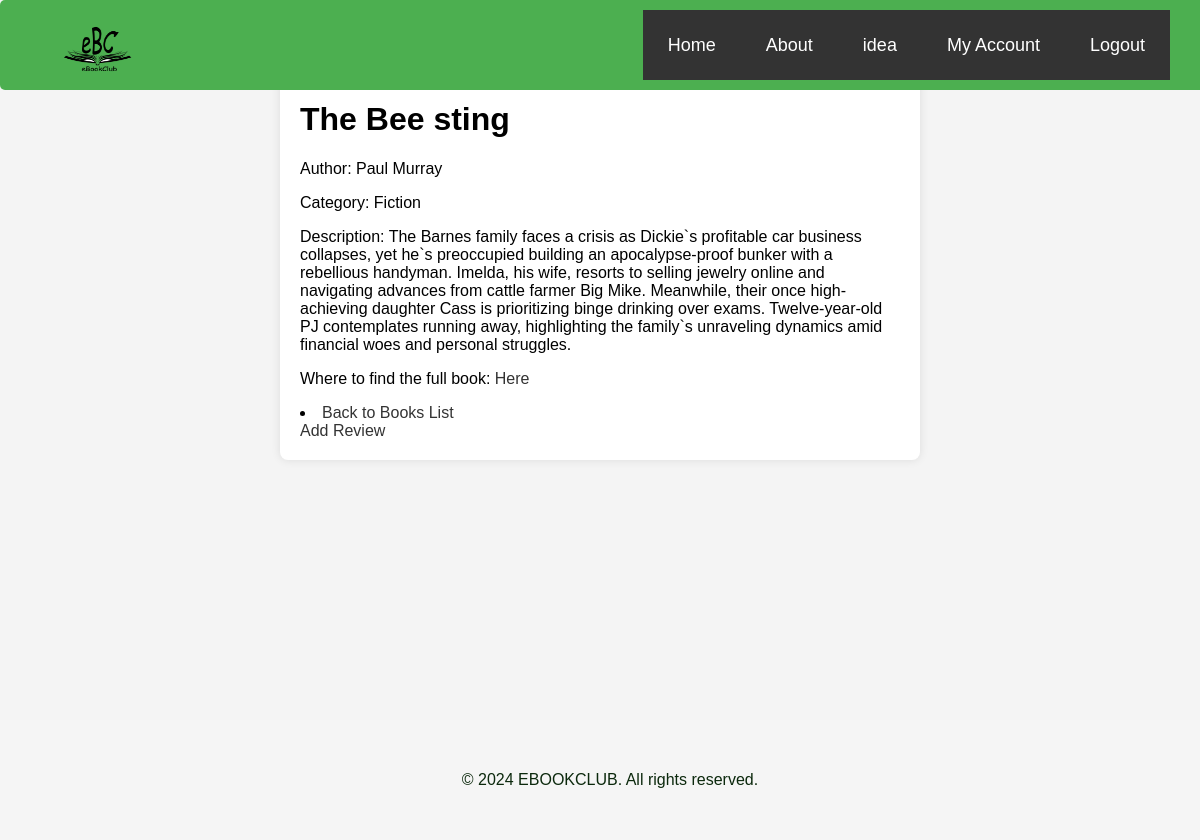
/single_book/8, run on the app's committed database.
### web_site/models/Books_model.py (models this page shows)
class Books(db.Model):
    id = db.Column(db.Integer, primary_key=True, unique=True)
    title = db.Column(db.String(128))
    Author = db.Column(db.String(128))
    Catergory_name = db.Column(db.String(128), nullable=False)
    category_id = db.Column(db.Integer, db.ForeignKey('category.id'), nullable=False)
    Book_description = db.Column(db.String(1024), nullable=False)
    ref_link = db.Column(db.String(128), nullable=True)

### web_site/views/app_views.py (the view)
@app_views.route('/single_book/<int:book_id>', strict_slashes=False)
def single_book(book_id):
    book = Books.query.get(book_id)
    if book:
        return render_template('single_book.html', book=book, book_id=book.id)
    else:
        return ('NOT FOUND'), 404

### web_site/templates/single_book.html
 {% extends "layout.html" %}
 {% block body %}
    <nav>
    <img src="eBookClub/images/Ebooklogo.png" class="logo ebook-logo">
        <ul>
            <li><a href="#">Home</a><li>
            <li><a href="#">About</a><li>
            <li><a href="#">idea</a><li>
            <li><a href="#">My Account</a><li>
            <li><a href="#">Logout</a><li>
        </ul>
    </nav>
    <div class="book-details">
        <h1>{{ book.title }}</h1>
        <p>Author: {{ book.Author }}</p>
        <p>Category: {{ book.Catergory_name }}</p>
        <p>Description: {{ book.Book_description }}</p>
        <p> Where to find the full book: <a href="{{book.ref_link}}">Here</a></p>
        <li><a href="{{ url_for('app_views.books') }}">Back to Books List</a></li>
        <a href="{{ url_for('app_views.review', book_id=book.id) }}">Add Review</a>
    </div>
<footer class="footer">
    <p class="footer-text">&copy; 2024 EBOOKCLUB. All rights reserved.</p>
</footer>
{% endblock %}

### web_site/static/styles/categorie.css (style rules this page uses)
body { margin: 0; padding: 0; background-color: #f9f9f9; align-items: center; height: 100vh; font-family: Arial, sans-serif; margin-top: 70px; }
nav { background: #4caf50; position: fixed; width: 100%; top: 0; z-index: 1000; }
.ebook-logo { float: left; width: 150px; height: 70px; padding-left: 10px; }
nav ul { float: right; list-style: none; margin-right: 40px; position: relative; }
nav ul li { float: left; display: inline-block; background: #333; }
nav ul li a { color: white; text-decoration: none; line-height: 70px; font-size: 18px; padding: 8px 15px; }
.footer { display: flex; align-items: center; justify-content: center; background-color: whitesmoke; height: 100px; }
.footer-text { color: #0c290d; text-align: center; margin: 0; }

### web_site/static/styles/books.css (style rules this page uses)
body { margin: 0; padding: 0; background-color: #f9f9f9; align-items: center; height: 100vh; font-family: Arial, sans-serif; margin-top: 70px; }
a { text-decoration: none; color: #333333; }
nav { background: #4caf50; width: 100%; top: 0; z-index: 1000; opacity: 1; visibility: visible; border-radius: 5px; box-shadow: 0 0 5px #4caf50, 0 0 5px #32CD32; box-shadow: none; transition: transform 0.3s ease; }
.ebook-logo { float: left; width: 150px; height: 70px; padding-left: 10px; }
nav ul { float: right; list-style: none; margin-right: 40px; position: relative; }
nav ul li { float: left; display: inline-block; background: #333; }
nav ul li a { color: white; text-decoration: none; line-height: 70px; font-size: 18px; padding: 8px 15px; }
.footer { display: flex; align-items: center; justify-content: center; background-color: whitesmoke; height: 15px; }
.footer-text { color: #0c290d; text-align: center; margin: 0; }

### web_site/static/styles/review.css (style rules this page uses)
body { font-family: 'Arial', sans-serif; background-color: #f0f0f0; margin: 0; padding: 0; }
nav { background-color: #3e8e41; color: white; padding: 10px; display: flex; justify-content: space-between; align-items: center; }
nav a { color: white; margin: 0 10px; text-decoration: none; }
nav ul { float: right; list-style: none; margin-right: 40px; position: relative; }
nav ul li { float: left; display: inline-block; background: #333; }
.footer { text-align: center; padding: 10px; background-color: #333; color: #fff; position: fixed; bottom: 0; width: 100%; }

### web_site/static/styles/index.css (style rules this page uses)
body { margin: 0; padding: 0; background-color: #f9f9f9; font-family: Arial, sans-serif; }
nav { background: #4caf50; position: fixed; width: 100%; top: 0; z-index: 1000; }
.ebook-logo { float: left; width: 150px; height: 70px; padding-left: 10px; }
nav ul { display: flex; justify-content: center; list-style: none; margin: 0; padding: 0; }
nav ul li { display: inline-block; background: #333; }
nav ul li a { color: white; text-decoration: none; line-height: 70px; font-size: 18px; padding: 8px 15px; }
.footer { display: flex; align-items: center; justify-content: center; background-color: whitesmoke; height: 70px; }
.footer-text { color: #0c290d; text-align: center; margin: 0; }

### web_site/static/styles/login.css (style rules this page uses)
body { align-items: center; height: 100vh; background-color: #f9f9f9; margin: 0; padding-top: 40px; font-family: Arial, sans-serif; }
a { text-decoration: none; color: #333333; }
nav { background: #4caf50; width: 100%; top: 0; z-index: 1000; opacity: 1; visibility: visible; border-radius: 5px; box-shadow: 0 0 5px #4caf50, 0 0 5px #32CD32; box-shadow: none; transition: transform 0.3s ease; }
.ebook-logo { float: left; width: 150px; height: 70px; padding-left: 10px; }
nav ul { float: right; list-style: none; margin-right: 40px; position: relative; }
nav ul li { float: left; display: inline-block; background: #333; }
nav ul li a { color: white; text-decoration: none; line-height: 70px; font-size: 18px; padding: 8px 15px; }
.footer { display: flex; align-items: center; justify-content: center; background-color: whitesmoke; height: 15px; }
.footer-text { color: #0c290d; text-align: center; margin: 0; }

### data on the page
Books: title "The Bee sting", Author "Paul Murray", Catergory_name "Fiction", Book_description "The Barnes family faces a crisis as Dickie`s profitable car business collapses, yet he`s preoccupied building an apocalypse-proof bunker with a rebellious handyman. Imelda, his wife, resorts to selling jewelry online and navigating advances from cattle farmer Big Mike. Meanwhile, their once high-achieving daughter Cass is prioritizing binge drinking over exams. Twelve-year-old PJ contemplates running away, highlighting the family`s unraveling dynamics amid financial woes and personal struggles."
